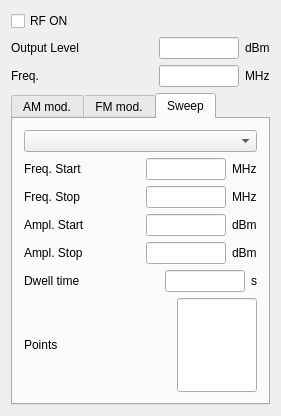
<?xml version="1.0" encoding="UTF-8"?>
<ui version="4.0">
 <class>FrmSG</class>
 <widget class="QMainWindow" name="FrmSG">
  <property name="geometry">
   <rect>
    <x>0</x>
    <y>0</y>
    <width>281</width>
    <height>416</height>
   </rect>
  </property>
  <property name="windowTitle">
   <string>Signal Generator Control</string>
  </property>
  <widget class="QWidget" name="widget">
   <layout class="QVBoxLayout" name="verticalLayout">
    <item>
     <widget class="QCheckBox" name="m_ckbRFON">
      <property name="sizePolicy">
       <sizepolicy hsizetype="Fixed" vsizetype="Fixed">
        <horstretch>0</horstretch>
        <verstretch>0</verstretch>
       </sizepolicy>
      </property>
      <property name="text">
       <string>RF ON</string>
      </property>
     </widget>
    </item>
    <item>
     <layout class="QHBoxLayout">
      <item>
       <widget class="QLabel" name="textLabel5_3">
        <property name="sizePolicy">
         <sizepolicy hsizetype="Preferred" vsizetype="Fixed">
          <horstretch>0</horstretch>
          <verstretch>0</verstretch>
         </sizepolicy>
        </property>
        <property name="text">
         <string>Output Level</string>
        </property>
        <property name="wordWrap">
         <bool>false</bool>
        </property>
       </widget>
      </item>
      <item>
       <layout class="QHBoxLayout">
        <item>
         <widget class="QLineEdit" name="m_edOLevel">
          <property name="sizePolicy">
           <sizepolicy hsizetype="Preferred" vsizetype="Fixed">
            <horstretch>0</horstretch>
            <verstretch>0</verstretch>
           </sizepolicy>
          </property>
          <property name="minimumSize">
           <size>
            <width>44</width>
            <height>0</height>
           </size>
          </property>
          <property name="maximumSize">
           <size>
            <width>80</width>
            <height>32767</height>
           </size>
          </property>
         </widget>
        </item>
        <item>
         <widget class="QLabel" name="textLabel2_3_2_3">
          <property name="sizePolicy">
           <sizepolicy hsizetype="Fixed" vsizetype="Fixed">
            <horstretch>0</horstretch>
            <verstretch>0</verstretch>
           </sizepolicy>
          </property>
          <property name="text">
           <string>dBm</string>
          </property>
          <property name="wordWrap">
           <bool>false</bool>
          </property>
         </widget>
        </item>
       </layout>
      </item>
     </layout>
    </item>
    <item>
     <layout class="QHBoxLayout">
      <item>
       <widget class="QLabel" name="textLabel5_3_2">
        <property name="sizePolicy">
         <sizepolicy hsizetype="Preferred" vsizetype="Fixed">
          <horstretch>0</horstretch>
          <verstretch>0</verstretch>
         </sizepolicy>
        </property>
        <property name="text">
         <string>Freq.</string>
        </property>
        <property name="wordWrap">
         <bool>false</bool>
        </property>
       </widget>
      </item>
      <item>
       <layout class="QHBoxLayout">
        <item>
         <widget class="QLineEdit" name="m_edFreq">
          <property name="sizePolicy">
           <sizepolicy hsizetype="Preferred" vsizetype="Fixed">
            <horstretch>0</horstretch>
            <verstretch>0</verstretch>
           </sizepolicy>
          </property>
          <property name="maximumSize">
           <size>
            <width>80</width>
            <height>32767</height>
           </size>
          </property>
         </widget>
        </item>
        <item>
         <widget class="QLabel" name="textLabel2_3_2_3_2">
          <property name="sizePolicy">
           <sizepolicy hsizetype="Fixed" vsizetype="Fixed">
            <horstretch>0</horstretch>
            <verstretch>0</verstretch>
           </sizepolicy>
          </property>
          <property name="text">
           <string>MHz</string>
          </property>
          <property name="wordWrap">
           <bool>false</bool>
          </property>
         </widget>
        </item>
       </layout>
      </item>
     </layout>
    </item>
    <item>
     <widget class="QTabWidget" name="tabWidget">
      <property name="currentIndex">
       <number>2</number>
      </property>
      <widget class="QWidget" name="tab">
       <attribute name="title">
        <string>AM mod.</string>
       </attribute>
       <layout class="QGridLayout" name="gridLayout_2">
        <property name="leftMargin">
         <number>4</number>
        </property>
        <property name="topMargin">
         <number>4</number>
        </property>
        <property name="rightMargin">
         <number>4</number>
        </property>
        <property name="bottomMargin">
         <number>4</number>
        </property>
        <item row="0" column="0">
         <widget class="QCheckBox" name="m_ckbAMON">
          <property name="sizePolicy">
           <sizepolicy hsizetype="Fixed" vsizetype="Fixed">
            <horstretch>0</horstretch>
            <verstretch>0</verstretch>
           </sizepolicy>
          </property>
          <property name="text">
           <string>AM ON</string>
          </property>
         </widget>
        </item>
        <item row="1" column="0">
         <layout class="QHBoxLayout" name="_4">
          <item>
           <widget class="QLabel" name="textLabel5_3_4">
            <property name="sizePolicy">
             <sizepolicy hsizetype="Preferred" vsizetype="Fixed">
              <horstretch>0</horstretch>
              <verstretch>0</verstretch>
             </sizepolicy>
            </property>
            <property name="text">
             <string>Depth</string>
            </property>
            <property name="wordWrap">
             <bool>false</bool>
            </property>
           </widget>
          </item>
          <item>
           <layout class="QHBoxLayout" name="_5">
            <item>
             <widget class="QLineEdit" name="m_edAMDepth">
              <property name="sizePolicy">
               <sizepolicy hsizetype="Preferred" vsizetype="Fixed">
                <horstretch>0</horstretch>
                <verstretch>0</verstretch>
               </sizepolicy>
              </property>
              <property name="maximumSize">
               <size>
                <width>80</width>
                <height>32767</height>
               </size>
              </property>
             </widget>
            </item>
            <item>
             <widget class="QLabel" name="textLabel2_3_2_3_4">
              <property name="sizePolicy">
               <sizepolicy hsizetype="Fixed" vsizetype="Fixed">
                <horstretch>0</horstretch>
                <verstretch>0</verstretch>
               </sizepolicy>
              </property>
              <property name="text">
               <string>%</string>
              </property>
              <property name="wordWrap">
               <bool>false</bool>
              </property>
             </widget>
            </item>
           </layout>
          </item>
         </layout>
        </item>
        <item row="2" column="0">
         <layout class="QHBoxLayout" name="_6">
          <item>
           <widget class="QLabel" name="textLabel5_3_5">
            <property name="sizePolicy">
             <sizepolicy hsizetype="Preferred" vsizetype="Fixed">
              <horstretch>0</horstretch>
              <verstretch>0</verstretch>
             </sizepolicy>
            </property>
            <property name="text">
             <string>Int.Src. Freq.</string>
            </property>
            <property name="wordWrap">
             <bool>false</bool>
            </property>
           </widget>
          </item>
          <item>
           <layout class="QHBoxLayout" name="_7">
            <item>
             <widget class="QLineEdit" name="m_edAMIntSrcFreq">
              <property name="sizePolicy">
               <sizepolicy hsizetype="Preferred" vsizetype="Fixed">
                <horstretch>0</horstretch>
                <verstretch>0</verstretch>
               </sizepolicy>
              </property>
              <property name="maximumSize">
               <size>
                <width>80</width>
                <height>32767</height>
               </size>
              </property>
             </widget>
            </item>
            <item>
             <widget class="QLabel" name="textLabel2_3_2_3_5">
              <property name="sizePolicy">
               <sizepolicy hsizetype="Fixed" vsizetype="Fixed">
                <horstretch>0</horstretch>
                <verstretch>0</verstretch>
               </sizepolicy>
              </property>
              <property name="text">
               <string>kHz</string>
              </property>
              <property name="wordWrap">
               <bool>false</bool>
              </property>
             </widget>
            </item>
           </layout>
          </item>
         </layout>
        </item>
       </layout>
      </widget>
      <widget class="QWidget" name="tab_2">
       <attribute name="title">
        <string>FM mod.</string>
       </attribute>
       <layout class="QGridLayout" name="gridLayout">
        <property name="leftMargin">
         <number>4</number>
        </property>
        <property name="topMargin">
         <number>4</number>
        </property>
        <property name="rightMargin">
         <number>4</number>
        </property>
        <property name="bottomMargin">
         <number>4</number>
        </property>
        <item row="0" column="0">
         <widget class="QCheckBox" name="m_ckbFMON">
          <property name="sizePolicy">
           <sizepolicy hsizetype="Fixed" vsizetype="Fixed">
            <horstretch>0</horstretch>
            <verstretch>0</verstretch>
           </sizepolicy>
          </property>
          <property name="text">
           <string>FM ON</string>
          </property>
         </widget>
        </item>
        <item row="1" column="0">
         <layout class="QHBoxLayout" name="_2">
          <item>
           <widget class="QLabel" name="textLabel5_3_3">
            <property name="sizePolicy">
             <sizepolicy hsizetype="Preferred" vsizetype="Fixed">
              <horstretch>0</horstretch>
              <verstretch>0</verstretch>
             </sizepolicy>
            </property>
            <property name="text">
             <string>Depth</string>
            </property>
            <property name="wordWrap">
             <bool>false</bool>
            </property>
           </widget>
          </item>
          <item>
           <layout class="QHBoxLayout" name="_3">
            <item>
             <widget class="QLineEdit" name="m_edFMDev">
              <property name="sizePolicy">
               <sizepolicy hsizetype="Preferred" vsizetype="Fixed">
                <horstretch>0</horstretch>
                <verstretch>0</verstretch>
               </sizepolicy>
              </property>
              <property name="maximumSize">
               <size>
                <width>80</width>
                <height>32767</height>
               </size>
              </property>
             </widget>
            </item>
            <item>
             <widget class="QLabel" name="textLabel2_3_2_3_3">
              <property name="sizePolicy">
               <sizepolicy hsizetype="Fixed" vsizetype="Fixed">
                <horstretch>0</horstretch>
                <verstretch>0</verstretch>
               </sizepolicy>
              </property>
              <property name="text">
               <string>MHz</string>
              </property>
              <property name="wordWrap">
               <bool>false</bool>
              </property>
             </widget>
            </item>
           </layout>
          </item>
         </layout>
        </item>
        <item row="2" column="0">
         <layout class="QHBoxLayout" name="_8">
          <item>
           <widget class="QLabel" name="textLabel5_3_6">
            <property name="sizePolicy">
             <sizepolicy hsizetype="Preferred" vsizetype="Fixed">
              <horstretch>0</horstretch>
              <verstretch>0</verstretch>
             </sizepolicy>
            </property>
            <property name="text">
             <string>Int.Src. Freq.</string>
            </property>
            <property name="wordWrap">
             <bool>false</bool>
            </property>
           </widget>
          </item>
          <item>
           <layout class="QHBoxLayout" name="_9">
            <item>
             <widget class="QLineEdit" name="m_edFMIntSrcFreq">
              <property name="sizePolicy">
               <sizepolicy hsizetype="Preferred" vsizetype="Fixed">
                <horstretch>0</horstretch>
                <verstretch>0</verstretch>
               </sizepolicy>
              </property>
              <property name="maximumSize">
               <size>
                <width>80</width>
                <height>32767</height>
               </size>
              </property>
             </widget>
            </item>
            <item>
             <widget class="QLabel" name="textLabel2_3_2_3_6">
              <property name="sizePolicy">
               <sizepolicy hsizetype="Fixed" vsizetype="Fixed">
                <horstretch>0</horstretch>
                <verstretch>0</verstretch>
               </sizepolicy>
              </property>
              <property name="text">
               <string>kHz</string>
              </property>
              <property name="wordWrap">
               <bool>false</bool>
              </property>
             </widget>
            </item>
           </layout>
          </item>
         </layout>
        </item>
       </layout>
      </widget>
      <widget class="QWidget" name="tab_3">
       <attribute name="title">
        <string>Sweep</string>
       </attribute>
       <layout class="QVBoxLayout" name="verticalLayout_2">
        <item>
         <widget class="QComboBox" name="m_cmbSweepMode"/>
        </item>
        <item>
         <layout class="QHBoxLayout" name="_10">
          <item>
           <widget class="QLabel" name="textLabel5_3_7">
            <property name="sizePolicy">
             <sizepolicy hsizetype="Preferred" vsizetype="Fixed">
              <horstretch>0</horstretch>
              <verstretch>0</verstretch>
             </sizepolicy>
            </property>
            <property name="text">
             <string>Freq. Start</string>
            </property>
            <property name="wordWrap">
             <bool>false</bool>
            </property>
           </widget>
          </item>
          <item>
           <layout class="QHBoxLayout" name="_11">
            <item>
             <widget class="QLineEdit" name="m_edSweepFreqStart">
              <property name="sizePolicy">
               <sizepolicy hsizetype="Preferred" vsizetype="Fixed">
                <horstretch>0</horstretch>
                <verstretch>0</verstretch>
               </sizepolicy>
              </property>
              <property name="maximumSize">
               <size>
                <width>80</width>
                <height>32767</height>
               </size>
              </property>
             </widget>
            </item>
            <item>
             <widget class="QLabel" name="textLabel2_3_2_3_7">
              <property name="sizePolicy">
               <sizepolicy hsizetype="Fixed" vsizetype="Fixed">
                <horstretch>0</horstretch>
                <verstretch>0</verstretch>
               </sizepolicy>
              </property>
              <property name="text">
               <string>MHz</string>
              </property>
              <property name="wordWrap">
               <bool>false</bool>
              </property>
             </widget>
            </item>
           </layout>
          </item>
         </layout>
        </item>
        <item>
         <layout class="QHBoxLayout" name="_12">
          <item>
           <widget class="QLabel" name="textLabel5_3_8">
            <property name="sizePolicy">
             <sizepolicy hsizetype="Preferred" vsizetype="Fixed">
              <horstretch>0</horstretch>
              <verstretch>0</verstretch>
             </sizepolicy>
            </property>
            <property name="text">
             <string>Freq. Stop</string>
            </property>
            <property name="wordWrap">
             <bool>false</bool>
            </property>
           </widget>
          </item>
          <item>
           <layout class="QHBoxLayout" name="_13">
            <item>
             <widget class="QLineEdit" name="m_edSweepFreqStop">
              <property name="sizePolicy">
               <sizepolicy hsizetype="Preferred" vsizetype="Fixed">
                <horstretch>0</horstretch>
                <verstretch>0</verstretch>
               </sizepolicy>
              </property>
              <property name="maximumSize">
               <size>
                <width>80</width>
                <height>32767</height>
               </size>
              </property>
             </widget>
            </item>
            <item>
             <widget class="QLabel" name="textLabel2_3_2_3_8">
              <property name="sizePolicy">
               <sizepolicy hsizetype="Fixed" vsizetype="Fixed">
                <horstretch>0</horstretch>
                <verstretch>0</verstretch>
               </sizepolicy>
              </property>
              <property name="text">
               <string>MHz</string>
              </property>
              <property name="wordWrap">
               <bool>false</bool>
              </property>
             </widget>
            </item>
           </layout>
          </item>
         </layout>
        </item>
        <item>
         <layout class="QHBoxLayout" name="_14">
          <item>
           <widget class="QLabel" name="textLabel5_3_9">
            <property name="sizePolicy">
             <sizepolicy hsizetype="Preferred" vsizetype="Fixed">
              <horstretch>0</horstretch>
              <verstretch>0</verstretch>
             </sizepolicy>
            </property>
            <property name="text">
             <string>Ampl. Start</string>
            </property>
            <property name="wordWrap">
             <bool>false</bool>
            </property>
           </widget>
          </item>
          <item>
           <layout class="QHBoxLayout" name="_15">
            <item>
             <widget class="QLineEdit" name="m_edSweepAmplStart">
              <property name="sizePolicy">
               <sizepolicy hsizetype="Preferred" vsizetype="Fixed">
                <horstretch>0</horstretch>
                <verstretch>0</verstretch>
               </sizepolicy>
              </property>
              <property name="maximumSize">
               <size>
                <width>80</width>
                <height>32767</height>
               </size>
              </property>
             </widget>
            </item>
            <item>
             <widget class="QLabel" name="textLabel2_3_2_3_9">
              <property name="sizePolicy">
               <sizepolicy hsizetype="Fixed" vsizetype="Fixed">
                <horstretch>0</horstretch>
                <verstretch>0</verstretch>
               </sizepolicy>
              </property>
              <property name="text">
               <string>dBm</string>
              </property>
              <property name="wordWrap">
               <bool>false</bool>
              </property>
             </widget>
            </item>
           </layout>
          </item>
         </layout>
        </item>
        <item>
         <layout class="QHBoxLayout" name="_16">
          <item>
           <widget class="QLabel" name="textLabel5_3_10">
            <property name="sizePolicy">
             <sizepolicy hsizetype="Preferred" vsizetype="Fixed">
              <horstretch>0</horstretch>
              <verstretch>0</verstretch>
             </sizepolicy>
            </property>
            <property name="text">
             <string>Ampl. Stop</string>
            </property>
            <property name="wordWrap">
             <bool>false</bool>
            </property>
           </widget>
          </item>
          <item>
           <layout class="QHBoxLayout" name="_17">
            <item>
             <widget class="QLineEdit" name="m_edSweepAmplStop">
              <property name="sizePolicy">
               <sizepolicy hsizetype="Preferred" vsizetype="Fixed">
                <horstretch>0</horstretch>
                <verstretch>0</verstretch>
               </sizepolicy>
              </property>
              <property name="maximumSize">
               <size>
                <width>80</width>
                <height>32767</height>
               </size>
              </property>
             </widget>
            </item>
            <item>
             <widget class="QLabel" name="textLabel2_3_2_3_10">
              <property name="sizePolicy">
               <sizepolicy hsizetype="Fixed" vsizetype="Fixed">
                <horstretch>0</horstretch>
                <verstretch>0</verstretch>
               </sizepolicy>
              </property>
              <property name="text">
               <string>dBm</string>
              </property>
              <property name="wordWrap">
               <bool>false</bool>
              </property>
             </widget>
            </item>
           </layout>
          </item>
         </layout>
        </item>
        <item>
         <layout class="QHBoxLayout" name="_18">
          <item>
           <widget class="QLabel" name="textLabel5_3_11">
            <property name="sizePolicy">
             <sizepolicy hsizetype="Preferred" vsizetype="Fixed">
              <horstretch>0</horstretch>
              <verstretch>0</verstretch>
             </sizepolicy>
            </property>
            <property name="text">
             <string>Dwell time</string>
            </property>
            <property name="wordWrap">
             <bool>false</bool>
            </property>
           </widget>
          </item>
          <item>
           <layout class="QHBoxLayout" name="_19">
            <item>
             <widget class="QLineEdit" name="m_edSweepDwellTime">
              <property name="sizePolicy">
               <sizepolicy hsizetype="Preferred" vsizetype="Fixed">
                <horstretch>0</horstretch>
                <verstretch>0</verstretch>
               </sizepolicy>
              </property>
              <property name="maximumSize">
               <size>
                <width>80</width>
                <height>32767</height>
               </size>
              </property>
             </widget>
            </item>
            <item>
             <widget class="QLabel" name="m_">
              <property name="sizePolicy">
               <sizepolicy hsizetype="Fixed" vsizetype="Fixed">
                <horstretch>0</horstretch>
                <verstretch>0</verstretch>
               </sizepolicy>
              </property>
              <property name="text">
               <string>s</string>
              </property>
              <property name="wordWrap">
               <bool>false</bool>
              </property>
             </widget>
            </item>
           </layout>
          </item>
         </layout>
        </item>
        <item>
         <layout class="QHBoxLayout" name="_20">
          <item>
           <widget class="QLabel" name="textLabel5_3_12">
            <property name="sizePolicy">
             <sizepolicy hsizetype="Preferred" vsizetype="Fixed">
              <horstretch>0</horstretch>
              <verstretch>0</verstretch>
             </sizepolicy>
            </property>
            <property name="text">
             <string>Points</string>
            </property>
            <property name="wordWrap">
             <bool>false</bool>
            </property>
           </widget>
          </item>
          <item>
           <layout class="QHBoxLayout" name="_21">
            <item>
             <widget class="QLineEdit" name="m_edSweepPoints">
              <property name="sizePolicy">
               <sizepolicy hsizetype="Preferred" vsizetype="Fixed">
                <horstretch>0</horstretch>
                <verstretch>0</verstretch>
               </sizepolicy>
              </property>
              <property name="maximumSize">
               <size>
                <width>80</width>
                <height>32767</height>
               </size>
              </property>
             </widget>
            </item>
           </layout>
          </item>
         </layout>
        </item>
       </layout>
      </widget>
     </widget>
    </item>
   </layout>
  </widget>
 </widget>
 <layoutdefault spacing="6" margin="11"/>
 <pixmapfunction>qPixmapFromMimeSource</pixmapfunction>
 <tabstops>
  <tabstop>m_ckbRFON</tabstop>
  <tabstop>m_edOLevel</tabstop>
  <tabstop>m_edFreq</tabstop>
  <tabstop>m_ckbAMON</tabstop>
  <tabstop>m_ckbFMON</tabstop>
 </tabstops>
 <resources/>
 <connections/>
</ui>
